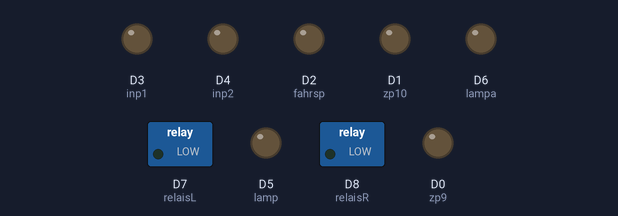
Bench run of a sketch on a simulated ESP8266 (NodeMCU). Shown: switched loads named in the sketch (green lamp = pin HIGH), output pins drawn as LEDs (lit = HIGH). WiFi joins after 1.5 s; servers stay silent unless stated; what the sketch prints to the serial monitor is not drawn.

Above: at 1.6 s.
At 5.6 s:
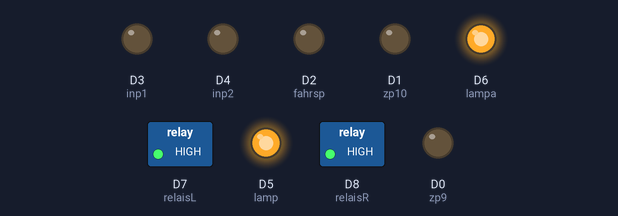
At 9.9 s:
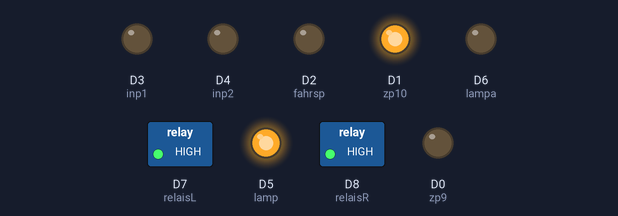
At 18.2 s:
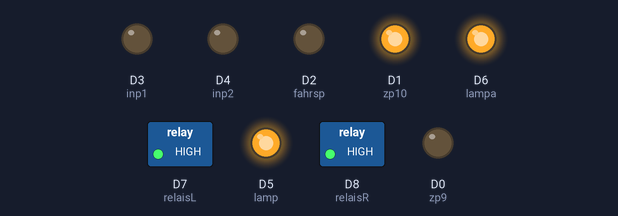
At 28.5 s:
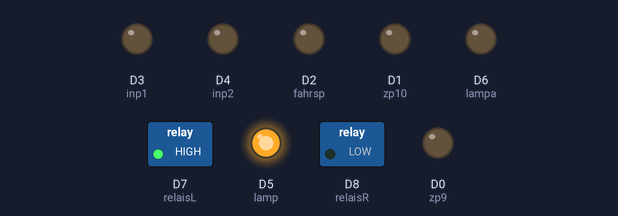
At 36.8 s:
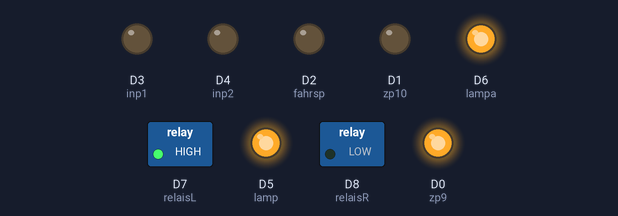
Timing chart, 0 to 40.0 s (numbered marks = the images above):
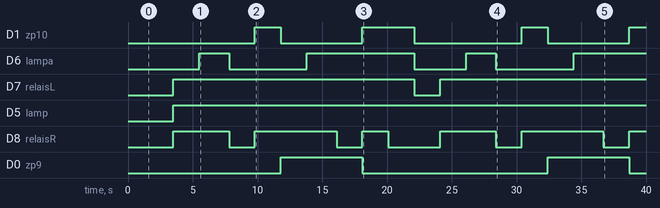

The sketch:

sv-signal.ino
```cpp
#include <ArduinoOTA.h>
#include <WiFiManager.h>
#include <ESP8266WiFi.h>

//                       rot 12V
#define lamp D5       // weiß pin3 Stecker Sv
#define lampa D6      // grün pin4 Stecker Sv
#define relaisL D7    // blau pin1 Stecker Sv
#define relaisR D8    // gelb pin2 Stecker Sv
#define zp9 D0        // gelb pin2 Stecker Zp
#define zp10 D1       // blau pin1 Stecker Zp
#define fahrsp D2     //
#define inp1 D3       //
#define inp2 D4       //
#define zeit 2000
void state(int wahla);
int wahl;

//
static void set_ota_name() {
  byte mac[6];
  char buffer[256];

  WiFi.macAddress(mac);
  String hostname = "SV-Signal";
  hostname += String(mac[2], HEX) + String(mac[1], HEX) + String(mac[0], HEX);
  hostname.toCharArray(buffer, sizeof(buffer));
  ArduinoOTA.setHostname(buffer);
}

void setup() {
  Serial.begin(115200);
  Serial.println("\n\nBooting");

  WiFiManager wifiManager;
  wifiManager.autoConnect();

  randomSeed(analogRead(0));

  ArduinoOTA.onStart([]() {
    Serial.println("\nStarting Firmware Update");
  });
  ArduinoOTA.onEnd([]() {
  });
  ArduinoOTA.onProgress([](unsigned int progress, unsigned int total) {
    Serial.printf("Progress: %u%%\r", (progress / (total / 100)));
//    digitalWrite(D4, !digitalRead(D4));
  });
  ArduinoOTA.onError([](ota_error_t error) {
    Serial.printf("Error[%u]: ", error);
    if (error == OTA_AUTH_ERROR) Serial.println("Auth Failed");
    else if (error == OTA_BEGIN_ERROR) Serial.println("Begin Failed");
    else if (error == OTA_CONNECT_ERROR) Serial.println("Connect Failed");
    else if (error == OTA_RECEIVE_ERROR) Serial.println("Receive Failed");
    else if (error == OTA_END_ERROR) Serial.println("End Failed");
  });
//  set_ota_name();
  ArduinoOTA.begin();
  Serial.println("Ready");

// all pin as out-/input and output at 0
  pinMode(lamp, OUTPUT);
  digitalWrite(lamp,0);
  pinMode(lampa, OUTPUT);
  digitalWrite(lampa,0);
  pinMode(relaisL, OUTPUT);
  digitalWrite(relaisL,0);
  pinMode(relaisR, OUTPUT);
  digitalWrite(relaisR,0);
  pinMode(zp9, OUTPUT);
  digitalWrite(zp9,0);
  pinMode(zp10, OUTPUT);
  digitalWrite(zp10,0);
  pinMode(fahrsp, OUTPUT);
  digitalWrite(fahrsp,0);
  pinMode(inp1, OUTPUT);
  digitalWrite(inp1,0);
  pinMode(inp2, OUTPUT);
  digitalWrite(inp2,0);
  int wahl=0;

  // Wifi-Einstellungen
//  ArduinoOTA.setPassword((const char *)"123");
}

// the loop function runs over and over again forever
void loop() {
  ArduinoOTA.handle();
  wahl++;
  if(wahl==10)
    wahl=0;
  delay(zeit);
  state(wahl);
}

void state(int wahla)
{
  switch(wahla) {
    case 0: // Sv0
            digitalWrite(lamp,1);
            digitalWrite(lampa,0);
            digitalWrite(relaisL,0);
            digitalWrite(relaisR,0);
            digitalWrite(zp9,0);
            digitalWrite(zp10,0);
            break;
    case 1: // Sv1
            digitalWrite(lamp,1);
            digitalWrite(lampa,0);
            digitalWrite(relaisL,1);
            digitalWrite(relaisR,1);
            digitalWrite(zp9,0);
            digitalWrite(zp10,0);
            break;
    case 2: // Sv1v
            digitalWrite(lampa,1);
            delay(300);
            digitalWrite(lamp,1);
            digitalWrite(relaisL,1);
            digitalWrite(relaisR,1);
            digitalWrite(zp9,0);
            digitalWrite(zp10,0);
            break;
    case 3: // Sv2
            digitalWrite(lamp,1);
            digitalWrite(lampa,0);
            digitalWrite(relaisL,1);
            digitalWrite(relaisR,0);
            digitalWrite(zp9,0);
            digitalWrite(zp10,0);
            break;
    case 4: // Sv1+Zp10
            digitalWrite(lamp,1);
            digitalWrite(lampa,0);
            digitalWrite(relaisL,1);
            digitalWrite(relaisR,1);
            digitalWrite(zp9,0);
            digitalWrite(zp10,1);
            break;
    case 5: // Sv2+Zp9
            digitalWrite(lamp,1);
            digitalWrite(lampa,0);
            digitalWrite(relaisL,1);
            digitalWrite(relaisR,1);
            digitalWrite(zp9,1);
            digitalWrite(zp10,0);
            break;
    case 6: // Sv1v+Zp9
            digitalWrite(lampa,1);
            delay(300);
            digitalWrite(lamp,1);
            digitalWrite(relaisL,1);
            digitalWrite(relaisR,1);
            digitalWrite(zp9,1);
            digitalWrite(zp10,0);
            break;
    case 7: // Sv2v+Zp9
            digitalWrite(lamp,1);
            digitalWrite(lampa,1);
            digitalWrite(relaisL,1);
            digitalWrite(relaisR,0);
            digitalWrite(zp9,1);
            digitalWrite(zp10,0);
            break;
    case 8: // Sv1v+Zp10
            digitalWrite(lamp,1);
            digitalWrite(lampa,1);
            digitalWrite(relaisL,1);
            digitalWrite(relaisR,1);
            digitalWrite(zp9,0);
            digitalWrite(zp10,1);
            break;
    case 9: // Sv2v+Zp10
            digitalWrite(lamp,1);
            digitalWrite(lampa,1);
            digitalWrite(relaisL,1);
            digitalWrite(relaisR,0);
            digitalWrite(zp9,0);
            digitalWrite(zp10,1);
            break;
  }
}
```

Measured:
- by itself, D1 (zp10): goes HIGH 2.0 s, LOW 6.3 s, HIGH 4.0 s, LOW 8.3 s, HIGH 2.0 s, LOW 6.3 s, then HIGH
- by itself, D6 (lampa): goes HIGH 2.3 s, LOW 6.0 s, HIGH 8.3 s, LOW 4.0 s, HIGH 2.3 s, LOW 6.0 s, then HIGH
- by itself, D7 (relaisL): LOW → HIGH at 3.5 s, → LOW 18.6 s later, → HIGH 2.0 s later
- by itself, D5 (lamp): LOW → HIGH at 3.5 s
- by itself, D8 (relaisR): LOW → HIGH at 3.5 s, → LOW 4.3 s later, → HIGH 2.0 s later, → LOW 6.3 s later, … (11 changes in this stretch)
- by itself, D0 (zp9): alternates HIGH for 6.3 s and LOW for 14.3 s
